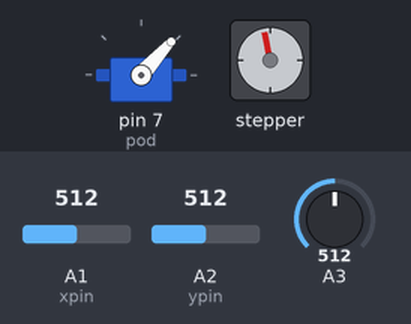
This sketch was run on a simulated Arduino Uno, built with avr-gcc and run on an emulated ATmega328P. Parts: servo, stepper motor. The inputs (shaded band) are chosen by the test bench; at power-on: A1 (xpin) = 512, A2 (ypin) = 512, A3 = 512. Stepper angles assume 200 steps per turn.

Above: at 3.7 s.
3.8 s: A1 (xpin) set to 716
At 6.5 s:
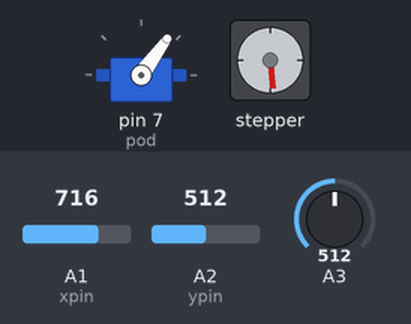
6.8 s: A2 (ypin) set to 170
At 6.99 s:
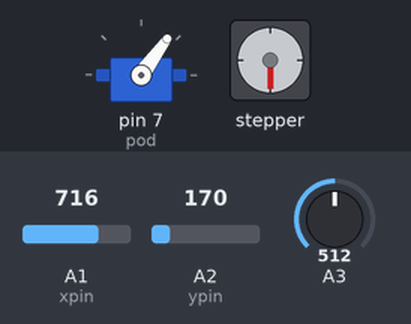
9.8 s: A2 (ypin) set to 122
12.8 s: A1 (xpin) set to 900
At 15.4 s:
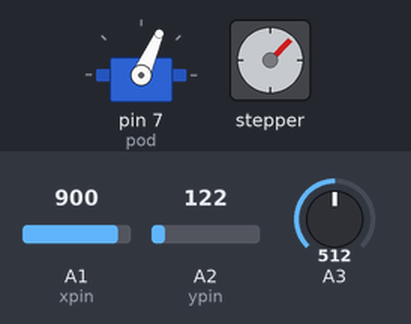
15.8 s: A1 (xpin) set to 1010
At 17.7 s:
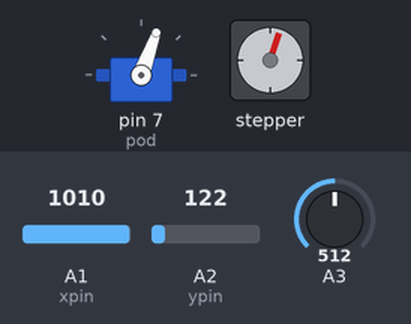
18.1 s: A2 (ypin) set to 190
At 19.6 s:
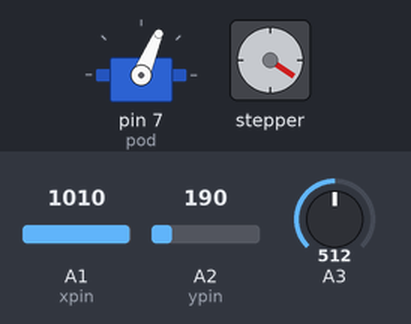
Timing chart, 0 to 21.1 s (numbered marks = the images above; inputs shaded):
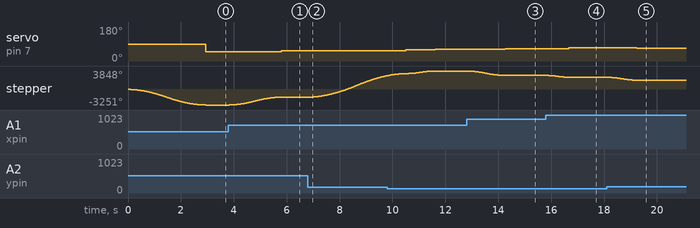

Measured:
- after the input at 3.8 s, servo on pin 7 (pod): 48° → 54° after 2.0 s; stepper: turns 1625° clockwise in 2.0 s, starting at once
- after the input at 6.8 s, stepper: keeps turning clockwise at about 1518°/s, starting at once
- after the input at 12.8 s, servo on pin 7 (pod): 61° → 66° after 1.5 s; stepper: turns 923° counter-clockwise in 1.4 s, starting at once
- after the input at 15.8 s, servo on pin 7 (pod): 66° → 70° after 0.88 s; stepper: turns 386° counter-clockwise in 0.84 s, starting at once
- after the input at 18.1 s, servo on pin 7 (pod): 70° → 67° after 1.1 s; stepper: turns 615° counter-clockwise in 1.1 s, starting at once
- by itself, stepper: turns 3251° counter-clockwise in 2.9 s

The sketch:

motor_driver.ino
```cpp
// --------- Joystick Variables -------------------------------
#define xpin A1                 // Joystick x pin
#define ypin A2                 // Joystick y pin

#define y_thresh 90             // How much the analog varies at center
#define x_thresh 90             // How much the analog varies at center
#define x0 355                  // Center analog read x variable
#define y0 365                  // Center analog read y variable
#define y_max 1000              // Max y analog read variable
#define y_min 2                 // Min y analog read variable
#define x_max 1000              // Max x analog read variable
#define x_min 22                // Min x analog read variable

int x_pos;                      // variable for x position
int y_pos;                      // variable for y position
int theta;                      // variable for angle
int theta_old;

// --------- Motor Variables / Librarys -----------------------
#include <AccelStepper.h>
AccelStepper stepper(1,3,2);    // Ross: Motor type, pin 2, pin 3
#define full_rev 15400          // Number of counts for a full 360 degrees

// --------- Propulsion Motor Variables -----------------------
#include <Servo.h>
Servo pod;
int magnitude;
int state = 1;

// ========= Setup Loop =======================================
void setup() {
  Serial.begin(9600);           // For output on screen
  stepper.setMaxSpeed(2000);
  stepper.setSpeed(1000);
  stepper.setAcceleration(1000);
  pod.attach(7);
}


// ========= Main Loop ========================================
void loop() {
  if(state == 1){
    read_joystick();              // Function Defined Below
    joystick_angle();             // Function Defined Below
    print_values();               // Function Defined Below
    magnitude_of_joystick();
    drive_motor();
    if( analogRead(A3) > 700){
      state = 2;
    }
    theta_old = theta;
  }
  else{
    Serial.write("Program Stopped\n");
  }
}

// ========= Functions that are Called ========================
// --------- Stepper Motor ------------------------------------
void drive_motor(){
  int motor_pos = 0;
  motor_pos = theta >= 0 && theta < 180 ? map(theta, 0,180, 0,(full_rev/2)) : map(theta, 359,180, 0,-(full_rev/2));
  //Serial.print(motor_pos);
  /*
  // One option to test
  if(stepper.currentPosition() != 0){
    stepper.run();
    read_joystick();
  }
  */
  // Lines to measure stepper time.
  //int to = millis();
  stepper.runToNewPosition(motor_pos);
  //Serial.print("time: ");
  //Serial.println(millis() - to);
  //delay(3000);
  int test_pod = 0;
  test_pod = map(magnitude, 0,100, 40,65);
  pod.write(test_pod);
}


/***************************************************************/
/***************************************************************/
/***************************************************************/

  /* TO DO:
   *  1. Will Probably need to rotate my angle so 0 degrees
   * to 90 degrees so that when push full y, I don't move motor.
   *  2.
   */

/***************************************************************/
/***************************************************************/
/***************************************************************/

// --------- Angle from Joystick ------------------------------
void joystick_angle(){
  /* This function takes the x,y position from the joystick and
  converts it to an angle for the motors to follow*/
  theta = atan2(y_pos, x_pos)*180/3.1415;     // arctan(y/x) converts to degree
  if( theta < 0 ){
    theta = theta + 360;     // Output of atan2 is -180 to 180
  }
}


// --------- Magnitude Function -------------------------------
void magnitude_of_joystick(){
  magnitude = pow(x_pos*x_pos + y_pos*y_pos,0.5);   // This is power level of motors
}

// --------- Joystick Function --------------------------------
void read_joystick(){
  int xjoy = analogRead(xpin);  // Temp x Variable
  int yjoy = analogRead(ypin);  // Temp y Variable
  if( abs(xjoy - x0) < x_thresh ){  // this if error in dead zone
    xjoy = x0;                      // sets joystick x to zero
  }
  if( abs(yjoy - y0) < y_thresh ){  // error in y dead zone
    yjoy = y0;                      // sets joystick y to zero
  }
  x_pos = xjoy >= x0 ? map(xjoy, x0,x_max, 0,100) : map(xjoy, x0,x_min, 0,-100);
  y_pos = yjoy >= y0 ? map(yjoy, y0,y_max, 0,-100) : map(yjoy, y0,y_min, 0,100);
}

// --------- Print the Values to Screen -----------------------
void print_values(){
//  Serial.write("x: ");
//  Serial.print(x_pos);
//  Serial.write(", y: ");
//  Serial.print(y_pos);
//  Serial.write(", theta: ");
//  Serial.write(", DEBUGING READING: "); // Trouble shooting message
//  Serial.println( analogRead(ypin) );   // Trouble shooting y readings
//  Serial.println( analogRead(xpin) );   // Trouble shooting x readings
//  Serial.print( analogRead(A3));
//  Serial.print("Stepper Position: ");
//  Serial.println(stepper.currentPosition());
//  Serial.print(theta);
//  Serial.write(", Mag: ");
//  Serial.println(magnitude);
//  delay(1);
}
```
